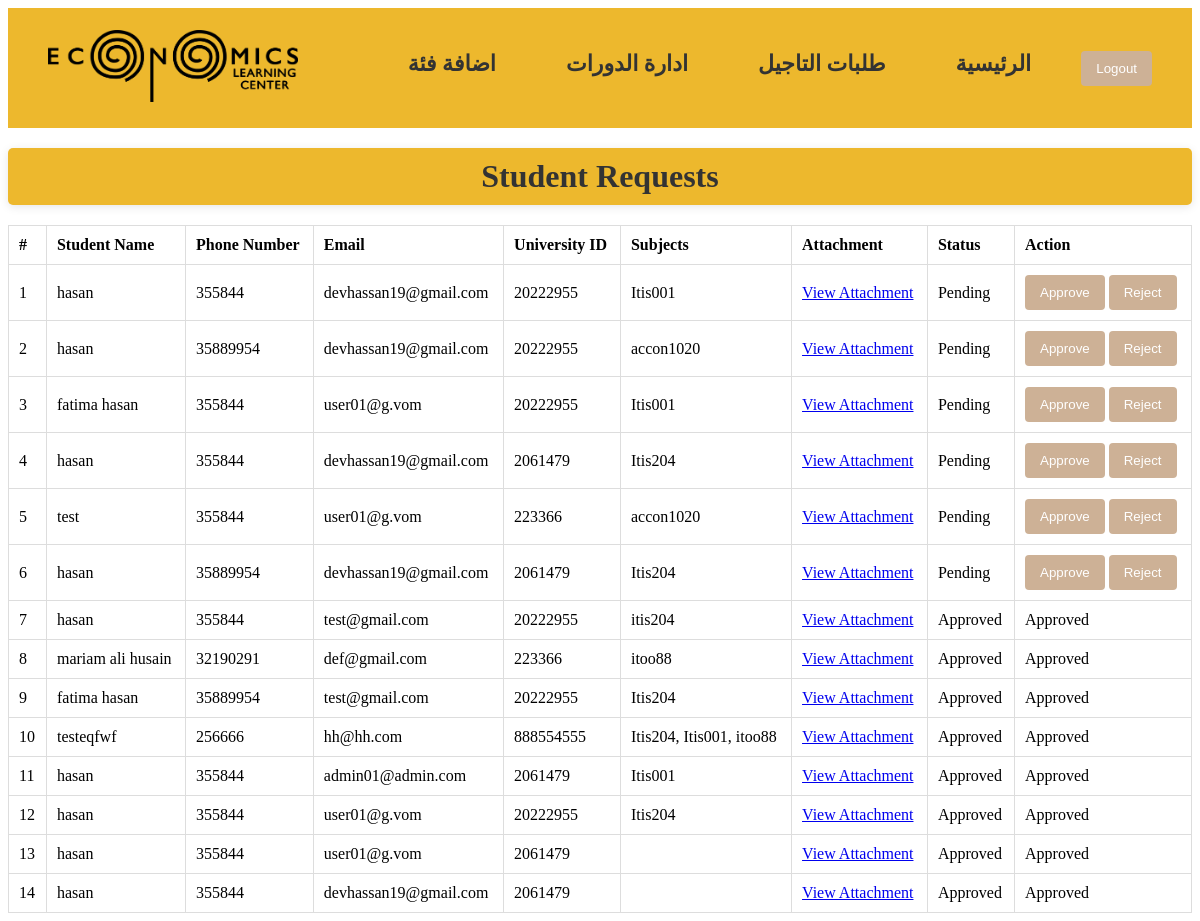
Before: /admin-page/ (signed in) with the older database file.
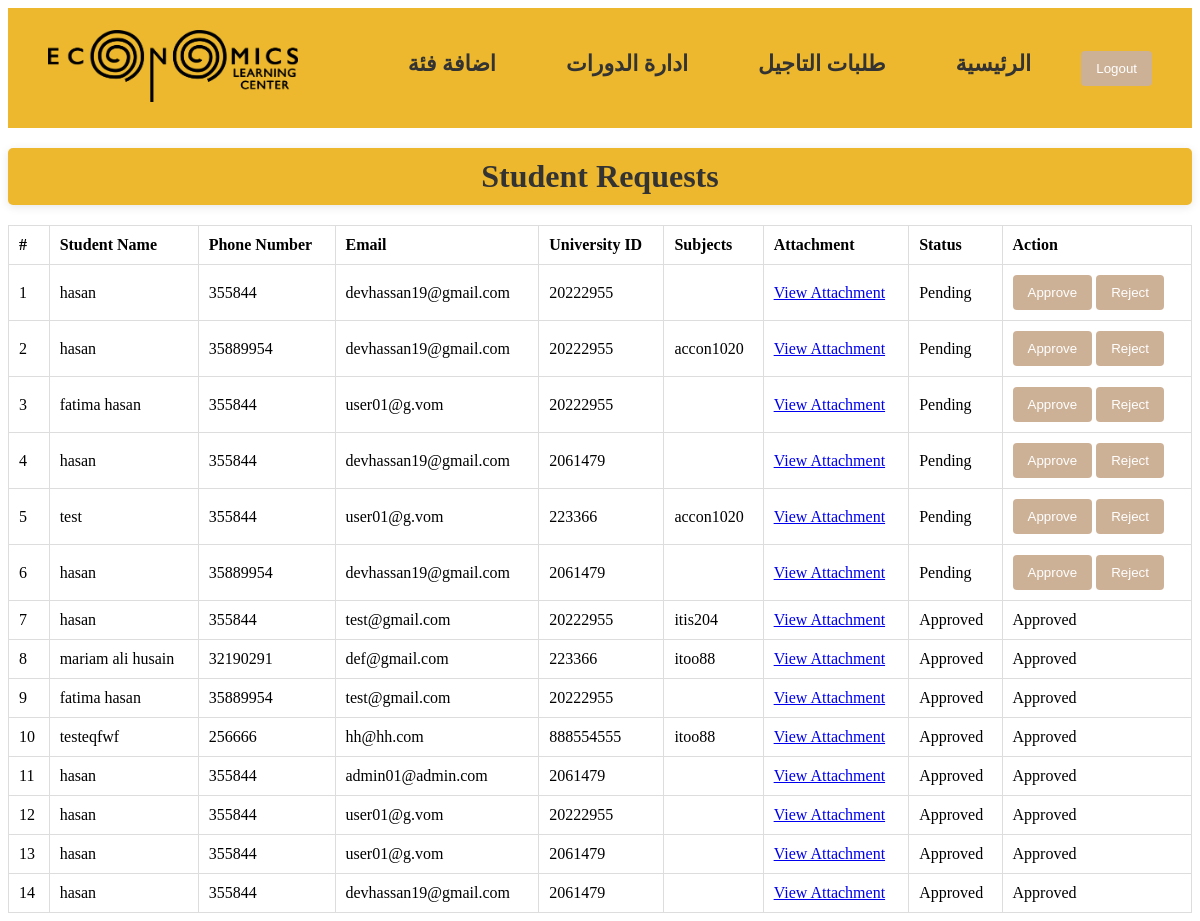
After: the same page with the newer database file.
### main_app/models.py (models this page shows, shortened)
class StudentRequest(models.Model):
    student_name = models.CharField(max_length=255)
    phone_number = models.CharField(max_length=15, null=True)
    email = models.EmailField(max_length=255, null=True)
    univ_id = models.CharField(max_length=20, null=True)
    subject = models.ManyToManyField(Subject)
    attachment = models.FileField(upload_to='attachments/', blank=True, null=True)
    status = models.CharField(max_length=10, default='Pending')
    created_at = models.DateTimeField(auto_now_add=True)
    first_payment = models.BooleanField(default=False)
    second_payment = models.BooleanField(default=False)

class Subject(models.Model):
    name = models.CharField(max_length=100)
    price = models.DecimalField(max_digits=10, decimal_places=2)
    image = models.ImageField(upload_to='subject_images/')
    description = models.TextField(blank=True, null=True)
    created_at = models.DateTimeField(default=timezone.now)
    updated_at = models.DateTimeField(auto_now=True)
    advance_payment = models.DecimalField(max_digits=10, decimal_places=2, default=0.00)
    category = models.ForeignKey(Category, on_delete=models.SET_NULL, null=True, blank=True)  # Link to Category

### main_app/views.py (the view, shortened to what this page needs)
# urls.py: path('admin-page/', views.admin_page, name='admin_page'),
@login_required
@user_passes_test(lambda u: u.is_superuser)
def admin_page(request):
    requests = StudentRequest.objects.all().order_by('-created_at')
    return render(request, 'accounts/admin_page.html', {'requests': requests})

### main_app/templates/accounts/admin_page.html (shortened to what this page needs)
{% load static %}
<!DOCTYPE html>
<html>
<head>
  <link rel="stylesheet" href="{% static 'styles/admin.css' %}">
</head>
<body>
  <header>
    <nav>
      <a href="{% url 'admin_page' %}">
        <img src="{% static 'images/logo-horizantal.png' %}" alt="Elc logo" />
    </a>
      <ul>
        <li><a href="{% url 'add_category' %}">اضافة فئة</a></li>
        <li><a href="{% url 'add_subject' %}">ادارة الدورات</a></li>
        <li><a href="{% url 'accept_admin' %}">طلبات التاجيل</a></li>
        <li><a href="{% url 'admin_page' %}">الرئيسية</a></li>
        <li>
          <form action="{% url 'logout' %}" method="POST">
            <button type="submit">Logout</button>
          </form>
        </li>
      </ul>
    </nav>
  </header>
<h2>Student Requests</h2>
<table>
  <thead>
    <tr>
      <th>#</th>
      <th>Student Name</th>
      <th>Phone Number</th>
      <th>Email</th>
      <th>University ID</th>
      <th>Subjects</th>
      <th>Attachment</th>
      <th>Status</th>
      <th>Action</th>
    </tr>
  </thead>
  <tbody>
    {% for request in requests %}
    <tr>
      <td>{{ forloop.counter }}</td>
      <td>{{ request.student_name }}</td>
      <td>{{ request.phone_number }}</td>
      <td>{{ request.email }}</td>
      <td>{{ request.univ_id }}</td>
      <td>
        {% for subject in request.subject.all %}
          {{ subject.name }}{% if not forloop.last %}, {% endif %}
        {% endfor %}
      </td>
      <td>
        {% if request.attachment %}
          <a href="{{ request.attachment.url }}" target="_blank">View Attachment</a>
        {% else %}
          No Attachment
        {% endif %}
      </td>
      <td>{{ request.status }}</td>
      <td>
        {% if request.status == 'Pending' %}
        <form method="POST" style="display:inline;">
          <button type="submit" name="action" value="approve">Approve</button>
        </form>
        <form method="POST" style="display:inline;">
          <button type="submit" name="action" value="reject">Reject</button>
        </form>
        {% else %}
        {{ request.status }}
        {% endif %}
      </td>
    </tr>
    {% empty %}
    <tr><td colspan="9">No requests found</td></tr>
    {% endfor %}
  </tbody>
</table>
</body>
</html>

Changed rows visible on the page:
removed Subject: name "Itis001"
removed Subject: name "Itis204"
